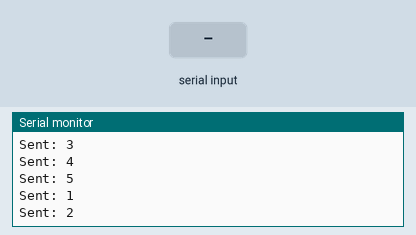
Bench run of a sketch on a simulated Arduino Mega 2560, built with avr-gcc and run on an emulated ATmega2560. Parts: the last lines printed to the serial monitor. The test bench sets the inputs (shaded band).

Above: at 2.2 s.
2.3 s: "1" received over Serial
At 2.52 s:
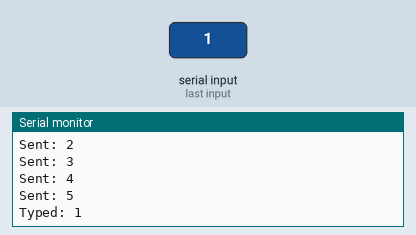
4.0 s: "1" received over the second serial link
At 4.02 s:
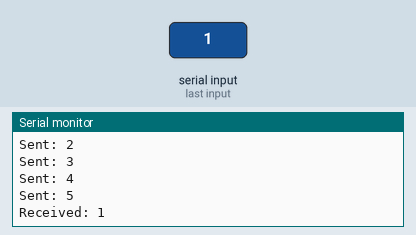
5.5 s: "0" received over Serial
At 5.52 s:
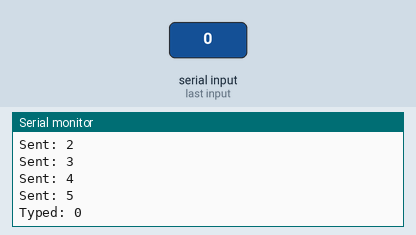
7.0 s: "0" received over the second serial link
At 7.03 s:
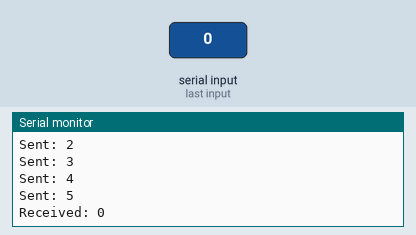
Timing chart, 0 to 9.5 s (numbered marks = the images above; inputs shaded):
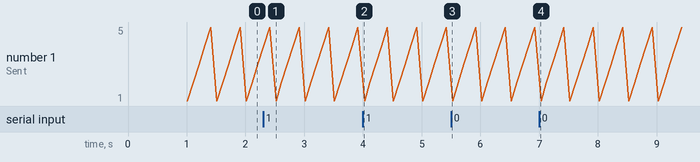

Measured:
- after the input at 2.3 s, the serial monitor: prints a new line after 0.21 s (image 1)
- after the input at 4.0 s, the serial monitor: prints a new line at once (image 2)
- after the input at 5.5 s, the serial monitor: prints a new line at once (image 3)
- after the input at 7.0 s, the serial monitor: prints a new line at once (image 4)

The sketch:

Main_SLAVE.ino
```cpp
//  Code for Train 2 by Team C2
//
//  SLAVE Module (State Machine)
//
//  Arduino Mega Pins to HM-10 Bluetooth Pins
//  5V out to BT VCC
//  GND to BT GND
//  Comm 18 (TX1) to BT RX, optimally through a voltage divider (5v to 3.3v)
//  Comm 19 (RX1) to BT TX

char c=' ';

void setup(){
  setupBT();
}

void loop(){
  readBT();
  readSerial();
  char status[] = {'1', '2', '3', '4', '5'}; // sample status codes
  for(int j = 0; j < sizeof(status); j++){
    sendBT(status[j]);
    delay(100);
  }
}
```

Methods.ino
```cpp
void setupBT(){
  Serial.begin(9600);
  Serial.print("Sketch:   ");   Serial.println(__FILE__);
  Serial.print("Uploaded: ");   Serial.println(__DATE__);
  Serial.println(" ");
  Serial1.begin(9600); //Initiate communications to HM-10 slave module
  Serial.println("Serial1 started at 9600");
  delay(1000); // wait for 1 second to ensure connection has settled
}


// This method will only work if there is no active connection between the modules.
void forceConnection() {
  Serial1.print("AT+IMME1"); // set Manual Connection Mode -> ON
  Serial1.print("AT+RESET" ); // reset module
  delay(5000);  // wait for 5 seconds, ensure this method is also called on other module
  Serial1.print("AT+IMME0"); // set Auto Connection Mode -> ON
  Serial1.print("AT+RESET"); // reset module
}

// Receive command messages from Control Box over Bluetooth.
void readBT(){
  if (Serial1.available()){
    c = Serial1.read();
    Serial.println((String)"Received: " + c);
  }
}

// Read from the Serial Monitor and send to the Bluetooth module.
void readSerial(){
  if (Serial.available()) {
    c = Serial.read();
    if (c != 10 & c != 13 ){  // Do not send line end characters to the HM-10
      Serial1.write(c);
    }
    Serial.println((String)"Typed: " + c); // Echo user input onto serial monitor.
  }
}

// Send status characters to Control Box over Bluetooth.
void sendBT(char state){
  Serial1.write(state);
  Serial.println((String)"Sent: " + state);
}
```
